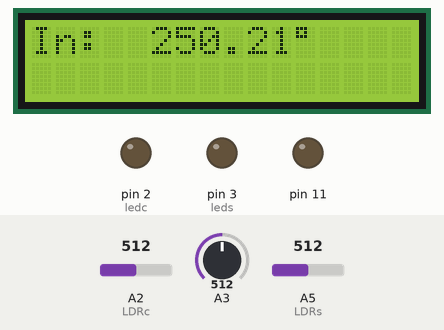
Simulated run of this sketch. Board: Arduino Uno, built with avr-gcc and run on an emulated ATmega328P. On the bench: 16×2 character LCD, output pins drawn as LEDs (lit = HIGH). The inputs (shaded band) are chosen by the test bench; at power-on: A2 (LDRc) = 512, A5 (LDRs) = 512, A3 = 512. What the sketch prints to the serial monitor is not drawn.

Above: at 3.2 s.
3.3 s: A2 (LDRc) set to 483
At 5.2 s:
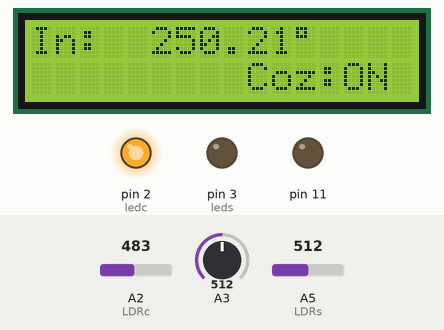
5.5 s: A5 (LDRs) set to 483
At 7.2 s:
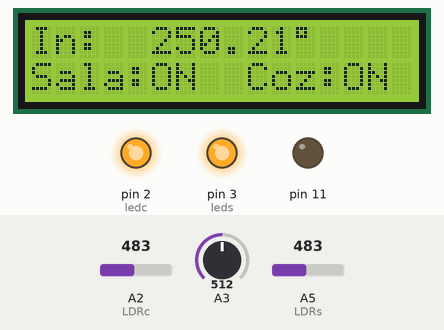
7.5 s: A2 (LDRc) set to 791
9.3 s: A2 (LDRc) set to 812
At 11.1 s:
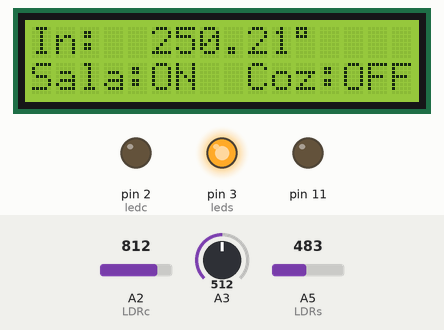
11.6 s: A5 (LDRs) set to 810
At 13.0 s:
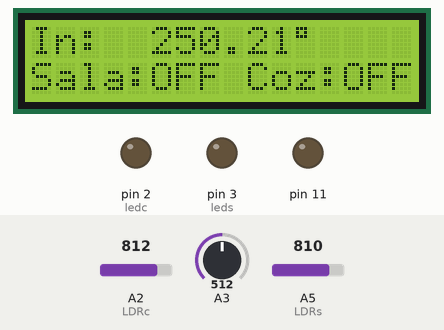
13.6 s: A2 (LDRc) set to 490
At 14.9 s:
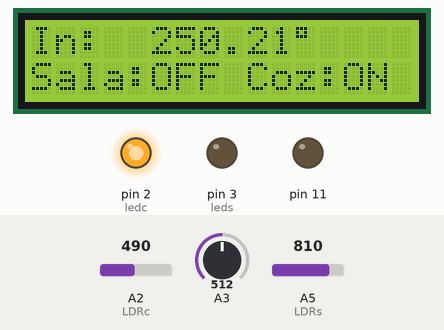
Timing chart, 0 to 16.6 s (numbered marks = the images above; inputs shaded):
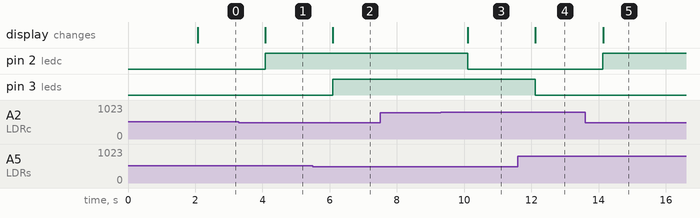

Measured:
- the behaviour switches between 500 and 499 on A2 (LDRc) (found by bisection; images 0 and 1)
- the behaviour switches between 500 and 499 on A5 (LDRs) (found by bisection; images 1 and 2)
- the behaviour switches between 800 and 801 on A2 (LDRc) (found by bisection; images 2 and 3)
- after the input at 3.3 s, pin 2 (ledc): LOW → HIGH after 0.78 s; the display: changes after 0.78 s (image 1)
- after the input at 5.5 s, pin 3 (leds): LOW → HIGH after 0.58 s; the display: changes after 0.59 s (image 2)
- after the input at 7.5 s, every drawn part: stays the same
- after the input at 9.3 s, pin 2 (ledc): HIGH → LOW after 0.81 s; the display: changes after 0.81 s (image 3)
- after the input at 11.6 s, pin 3 (leds): HIGH → LOW after 0.52 s; the display: changes after 0.52 s (image 4)
- after the input at 13.6 s, pin 2 (ledc): LOW → HIGH after 0.53 s; the display: changes after 0.53 s (image 5)

The sketch:

Luminosidade_rev000.ino
```cpp
/*
Disciplina de Controle de Processos / 2024A
Prof Aline Kafer

Grupo:
Jonathan Bassani
Lucas E. Pandolfo
Maiquel Klein
*/

#include <LiquidCrystal.h>                  //Adiciona a biblioteca do display
LiquidCrystal lcd_1(8, 9, 4, 5, 6, 7);      //Botões da shield dysplay 8=reset, 9=enter,
int leds = 3;
float LDRs = A5;
float valorLDRs = 0;
float input = 0;
int ledc = 2;
float LDRc = A2;
float valorLDRc = 0;
float setpoint = 25.0;
int pwm = 0;
int output = 0;
float error = 0;

void setup() {
  Serial.begin(9600);
  pinMode(leds, OUTPUT);
  pinMode(LDRs, INPUT);

  pinMode(ledc, OUTPUT);
  pinMode(LDRc, INPUT);

  pinMode(11, OUTPUT);
  Serial.begin(9600);

  lcd_1.begin(16, 2);
  lcd_1.setCursor(0, 0);
  lcd_1.print("Sistema ligado!");
  delay(2000);
  lcd_1.clear();
  //--------------------//
  lcd_1.setCursor(0, 0);
  lcd_1.print("In:       C");
  lcd_1.setCursor(11, 0);
  lcd_1.print(char(223));  // linha de código imprime o sinal do grau
}
void loop() {
  //Acionamento das lampadas
  //sala

  valorLDRs = analogRead(LDRs);
  if (valorLDRs < 500) {
    digitalWrite(leds, HIGH);
    //digitalWrite(ledc, HIGH);
    lcd_1.setCursor(0, 1);
    lcd_1.print("Sala:ON ");
  }

  if (valorLDRs > 800) {
    digitalWrite(leds, LOW);
   // digitalWrite(ledc, LOW);
    lcd_1.setCursor(0, 1);
    lcd_1.print("Sala:OFF");
  }
  //cozinha

  valorLDRc = analogRead(LDRc);
  if (valorLDRc < 500) {
    digitalWrite(ledc, HIGH);
    lcd_1.setCursor(9, 1);
    lcd_1.print("Coz:ON ");
  }

  if (valorLDRc > 800) {
    digitalWrite(ledc, LOW);
    lcd_1.setCursor(9, 1);
    lcd_1.print("Coz:OFF");
  }


  //----------------------------------------//

  //Ventilação

  int adc = analogRead(A3);

  input = adc * 0.4887;  //leitura da variável de processo (sensor)

  // Cálculo do erro
  error = input - setpoint;
 Serial.println(error);
 if (error < 0)
  {
  pwm = 0;

  }
  if (error < 0.5 && error >= 0)
  {
  pwm = 41;

  }

  if (error < 1 && error >= 0.5)
  {
  pwm = 81;
  }

  if (error < 1.5 && error >= 1)
  {
  pwm = 114;
  }
   if (error < 2 && error >= 1.5)
  {
  pwm = 140;

  }
   if (error < 2.5 && error >= 2)
  {
  pwm = 163;
  }
   if (error < 3 && error >= 2.5)
  {
  pwm = 181;

  }

  if (error < 3.5 && error >= 3)
  {
  pwm = 199;
  }

  if (error < 4 && error >= 3.5)
  {
  pwm = 214;
  }
   if (error < 4.5 && error >= 4)
  {
  pwm = 227;

  }
   if (error < 5 && error >= 4.5)
  {
  pwm = 242;
  }
   if (error < 5.5 && error >= 5)
  {
  pwm = 255;
  }

//LCD
Serial.print("Error:");
Serial.println(error);
Serial.print("PWM:");
Serial.println(pwm);
Serial.print("Input:");
Serial.println(input);
digitalWrite(11, pwm);
lcd_1.setCursor(5, 0);
lcd_1.print(input);
lcd_1.print("");
delay(1000);
}
```
